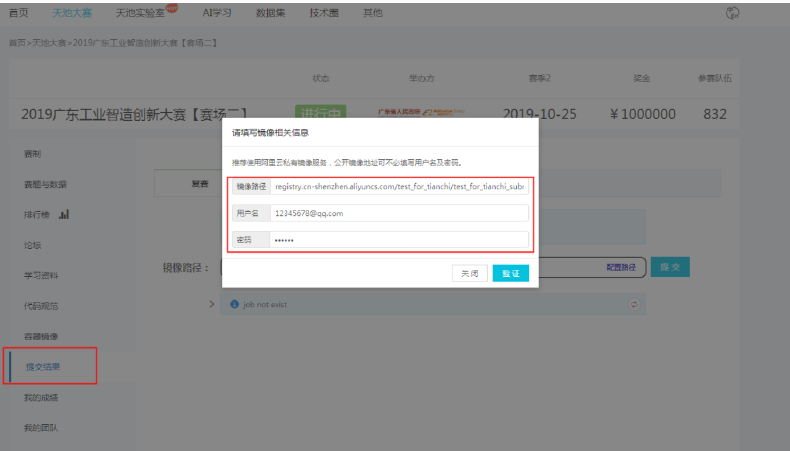
#> input picture 天池/img/image-20220316222335476.png, 790 x 451 px, found by its file name; its folder holds only this picture in this run
$ python detect_mashike.py
#> lines starting #> are read from the running program, lines starting #| are printed output that depends on the picture
#!/usr/bin/env python3
# # -*- coding: utf-8 -*-


#モザイクの箇所を検出し、白塗りする。
#以下参考資料。
#  ・Template Matching
#    http://docs.opencv.org/3.2.0/d4/dc6/tutorial_py_template_matching.html
#    http://opencv.jp/cookbook/opencv_img.html#id32


import cv2
import numpy as np
import os
from tqdm import tqdm
# test_path = '../../baseline/data/test_decopose_512/'
test_path = '../../baseline/data/test/img/'
test_paths = sorted(os.listdir(test_path))
templates=[]
for i in range(11, 20 + 1):
    pattern_filename = "../user_data/pattern/pattern" + str(i) + "x" + str(i) + ".png"
    templates.append( cv2.imread(pattern_filename, 0))
for path in tqdm(test_paths):
    img_rgb = cv2.imread(test_path+path)
#> img_rgb is the input picture: shape (451, 790, 3); mean B, G, R 150.7, 150, 149.9
    img = img_rgb.copy()
    img_gray = cv2.cvtColor(img_rgb, cv2.COLOR_BGR2GRAY) #グレースケールに
    img_gray = cv2.Canny(img_gray,10,20) #エッジ検出
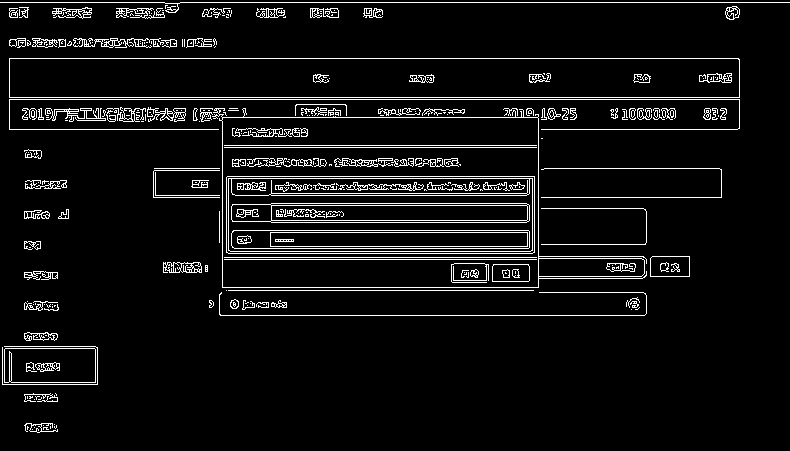
#> img_gray: shape (451, 790); 6.4% white in thin lines or dots

    cv2.imwrite('../user_data/canny/'+path, img_gray)
    img_gray = 255-img_gray #白黒反転
#> img_gray: shape (451, 790); 93.6% white; black in thin lines or dots
    img_gray = cv2.GaussianBlur(img_gray,(3,3),0) #少しぼかす
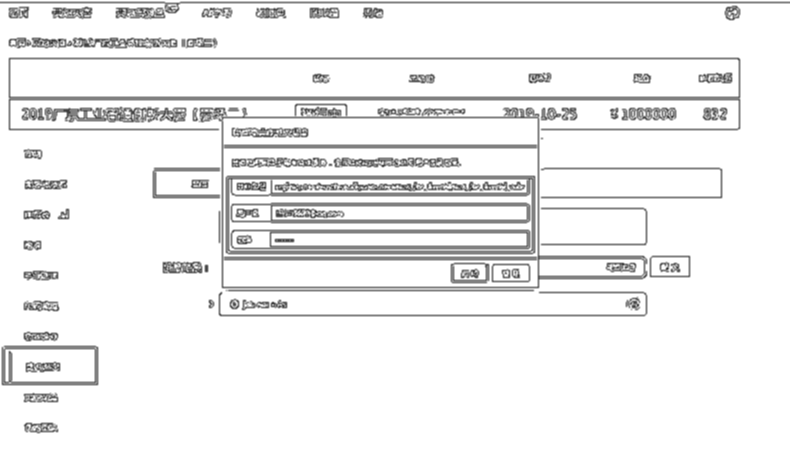
#> img_gray: shape (451, 790); min 32, max 255, mean 238.8
    mask = np.zeros_like(img_rgb)
    # print(path)
    for template in templates:
#> (the run stopped early here; a loop or call above may not have finished)
